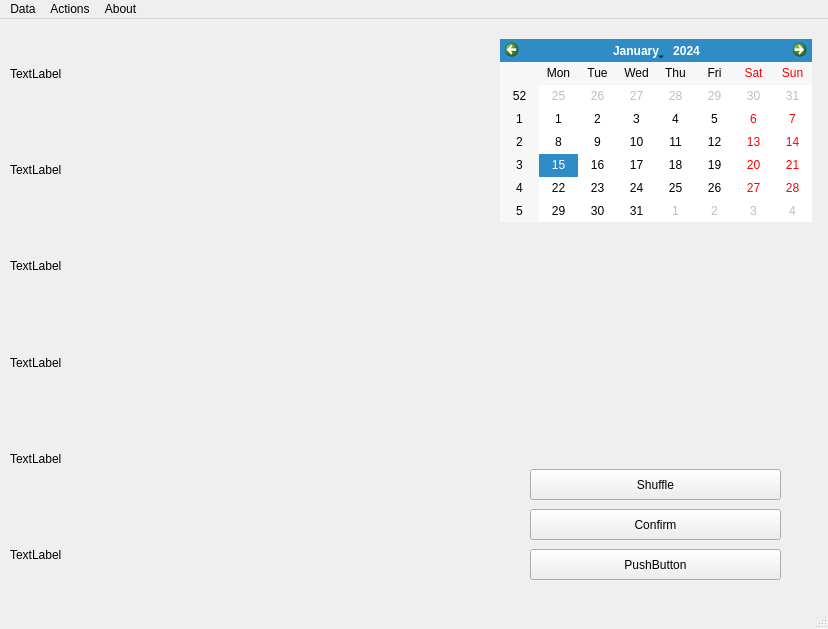
<?xml version="1.0" encoding="UTF-8"?>
<ui version="4.0">
 <class>MainWindow</class>
 <widget class="QMainWindow" name="MainWindow">
  <property name="geometry">
   <rect>
    <x>0</x>
    <y>0</y>
    <width>828</width>
    <height>629</height>
   </rect>
  </property>
  <property name="windowTitle">
   <string>MainWindow</string>
  </property>
  <widget class="QWidget" name="centralwidget">
   <widget class="QCalendarWidget" name="calendarWidget">
    <property name="geometry">
     <rect>
      <x>500</x>
      <y>20</y>
      <width>312</width>
      <height>183</height>
     </rect>
    </property>
   </widget>
   <widget class="QPushButton" name="pushButton">
    <property name="geometry">
     <rect>
      <x>530</x>
      <y>450</y>
      <width>251</width>
      <height>31</height>
     </rect>
    </property>
    <property name="text">
     <string>Shuffle</string>
    </property>
   </widget>
   <widget class="QPushButton" name="pushButton_2">
    <property name="geometry">
     <rect>
      <x>530</x>
      <y>490</y>
      <width>251</width>
      <height>31</height>
     </rect>
    </property>
    <property name="text">
     <string>Confirm</string>
    </property>
   </widget>
   <widget class="QPushButton" name="pushButton_3">
    <property name="geometry">
     <rect>
      <x>530</x>
      <y>530</y>
      <width>251</width>
      <height>31</height>
     </rect>
    </property>
    <property name="text">
     <string>PushButton</string>
    </property>
   </widget>
   <widget class="QWidget" name="verticalLayoutWidget">
    <property name="geometry">
     <rect>
      <x>10</x>
      <y>10</y>
      <width>471</width>
      <height>571</height>
     </rect>
    </property>
    <layout class="QVBoxLayout" name="verticalLayout">
     <item>
      <widget class="QLabel" name="label">
       <property name="text">
        <string>TextLabel</string>
       </property>
      </widget>
     </item>
     <item>
      <widget class="QLabel" name="label_2">
       <property name="text">
        <string>TextLabel</string>
       </property>
      </widget>
     </item>
     <item>
      <widget class="QLabel" name="label_3">
       <property name="text">
        <string>TextLabel</string>
       </property>
      </widget>
     </item>
     <item>
      <widget class="QLabel" name="label_4">
       <property name="text">
        <string>TextLabel</string>
       </property>
      </widget>
     </item>
     <item>
      <widget class="QLabel" name="label_5">
       <property name="text">
        <string>TextLabel</string>
       </property>
      </widget>
     </item>
     <item>
      <widget class="QLabel" name="label_6">
       <property name="text">
        <string>TextLabel</string>
       </property>
      </widget>
     </item>
    </layout>
   </widget>
  </widget>
  <widget class="QMenuBar" name="menubar">
   <property name="geometry">
    <rect>
     <x>0</x>
     <y>0</y>
     <width>828</width>
     <height>21</height>
    </rect>
   </property>
   <widget class="QMenu" name="menuData">
    <property name="title">
     <string>Data</string>
    </property>
    <addaction name="actionEmployeeData"/>
    <addaction name="actionDuty_Chart"/>
    <addaction name="actionOfftime_Chart"/>
    <addaction name="actionSettings"/>
    <addaction name="actionExit"/>
   </widget>
   <widget class="QMenu" name="menuActions">
    <property name="title">
     <string>Actions</string>
    </property>
    <addaction name="actionAdd_Offtime"/>
    <addaction name="actionAdd_Absentees"/>
   </widget>
   <widget class="QMenu" name="menuAbout">
    <property name="title">
     <string>About</string>
    </property>
    <addaction name="actionAbout_the_program"/>
    <addaction name="actionLicense"/>
   </widget>
   <addaction name="menuData"/>
   <addaction name="menuActions"/>
   <addaction name="menuAbout"/>
  </widget>
  <widget class="QStatusBar" name="statusbar"/>
  <action name="actionEmployeeData">
   <property name="checkable">
    <bool>false</bool>
   </property>
   <property name="text">
    <string>Employees</string>
   </property>
  </action>
  <action name="actionDuty_Chart">
   <property name="text">
    <string>Duty Chart</string>
   </property>
  </action>
  <action name="actionOfftime_Chart">
   <property name="text">
    <string>Offtime Chart</string>
   </property>
  </action>
  <action name="actionAdd_Offtime">
   <property name="text">
    <string>Add Offtime</string>
   </property>
  </action>
  <action name="actionAdd_Absentees">
   <property name="text">
    <string>Add Absentees</string>
   </property>
  </action>
  <action name="actionSettings">
   <property name="text">
    <string>Settings</string>
   </property>
  </action>
  <action name="actionExit">
   <property name="text">
    <string>Exit</string>
   </property>
  </action>
  <action name="actionAbout_the_program">
   <property name="text">
    <string>About</string>
   </property>
  </action>
  <action name="actionLicense">
   <property name="text">
    <string>License</string>
   </property>
  </action>
 </widget>
 <resources/>
 <connections/>
</ui>
